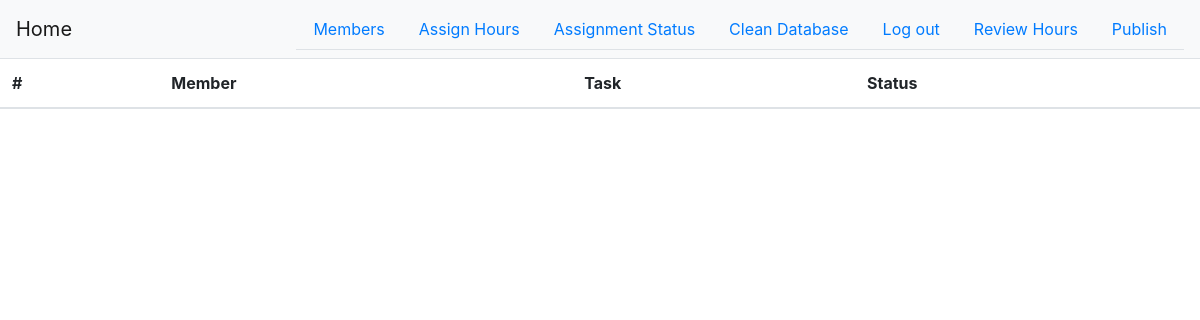
The app's page /assignment_status (signed in), older data.
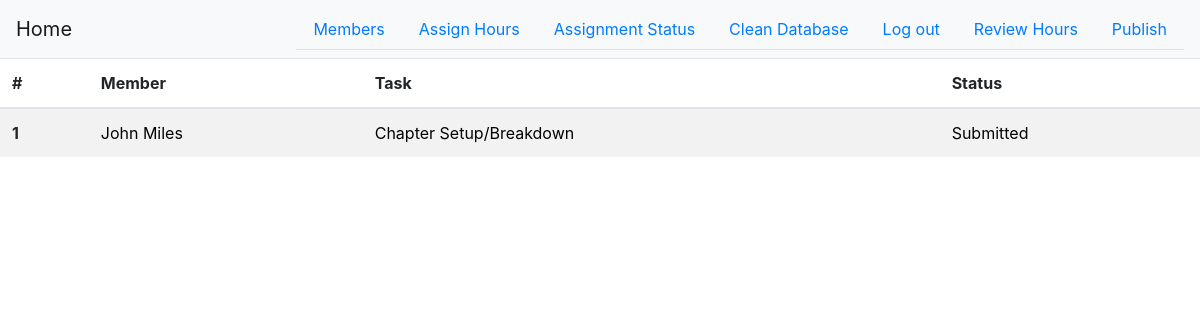
The same page, newer data.
### app.py (models this page shows, shortened)
class Member(db.Model):
    id = db.Column(db.Integer, primary_key=True)
    first = db.Column(db.Text)
    last = db.Column(db.Text)
    phone = db.Column(db.Text)
    email = db.Column(db.Text)
    status = db.Column(db.Text)
    active = db.Column(db.Boolean)
    hours = db.Column(db.Integer)
    assigned = db.Column(db.Boolean)

class CleanupHour(db.Model):
    id = db.Column(db.Integer, primary_key=True)
    name = db.Column(db.Text)
    task_id = db.Column(db.Integer)
    day = db.Column(db.Text)
    due_time = db.Column(db.Text)
    worth = db.Column(db.Integer)
    difficulty = db.Column(db.Integer)
    link = db.Column(db.Text)

class Assignment(db.Model):
    id = db.Column(db.Integer, primary_key=True)
    member_id = db.Column(db.Integer, db.ForeignKey('member.id'))
    task_id = db.Column(db.Integer, db.ForeignKey('cleanup_hour.id'))
    phone_number = db.Column(db.Text)
    response = db.Column(db.Text)

### app.py (the view)
@app.route('/assignment_status', methods=['GET', 'POST'])
@login_required
def assignment_status():
    assignments = Assignment.query.all()
    members_list = []
    tasks = []
    try:
        for assign in assignments:
            member = Member.query.get(assign.member_id)
            task = CleanupHour.query.get(assign.task_id)
            members_list.append(member)
            tasks.append(task)
    except Exception as e:
        print(e)
        print('There was a problem generating member-cleanup hour pairs from the assignments in the database')
    enumerated = range(len(assignments))
    return render_template('assignment_status.html', members=members_list, tasks=tasks, assignments=assignments,
                           enumerated=enumerated)

### app.py (called while the page is built)
@login_manager.user_loader
def load_user(user_id):
    return User.query.get(user_id)

### templates/assignment_status.html
{% extends "base.html" %}
{% block content %}
    <table class="table table-striped">
        <thead>
        <tr>
            <th scope="col">#</th>
            <th scope="col">Member</th>
            <th scope="col">Task</th>
            <th scope="col">Status</th>
        </tr>
        </thead>
        <tbody>
        {% for i in enumerated %}
            <tr>
                <th scope="row">{{ i + 1 }}</th>
                <td>
                    <a style="color:black" href="{{ url_for('member_page',identifier=members[i].id)}}">
                        {{ members[i].first + ' ' + members[i].last }}
                    </a>
                </td>
                <td>
                    <a style="color:black" href="{{ url_for('task_page',identifier=tasks[i].id)}}">
                        {{ tasks[i].name }}
                    </a>
                </td>
                <td>
                    <a style="color:black">{{ assignments[i].response }}</a>
                </td>
            </tr>
        {% endfor %}
        </tbody>
    </table>
{% endblock %}

Row changes from the older to the newer data that the page shows:
now on this page (row edited): Member: first+last "John Miles"
now on this page (row unchanged): CleanupHour: name "Chapter Setup/Breakdown"
added Assignment: response "Submitted"
Text that changed along with them:
new list line: "1"
